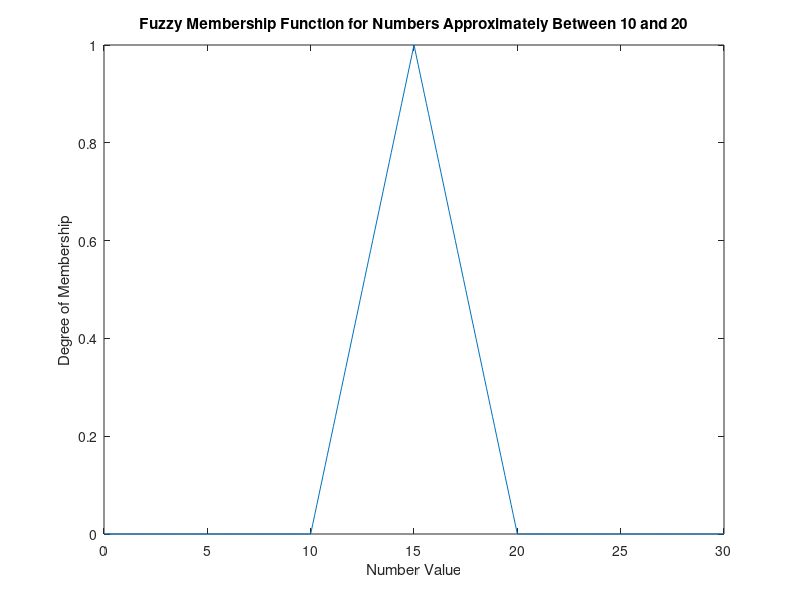

This figure's MATLAB source:
% Define a range of numbers
x = 0:0.1:30; % Example range

% Define the membership function for "approximately between 10 and 20"
mu_approx1020 = max(0, min(min((x-10)/5, 1), (20-x)/5)); % Trapezoidal shape

% Plot
figure;
plot(x, mu_approx1020);
title('Fuzzy Membership Function for Numbers Approximately Between 10 and 20');
xlabel('Number Value');
ylabel('Degree of Membership');
